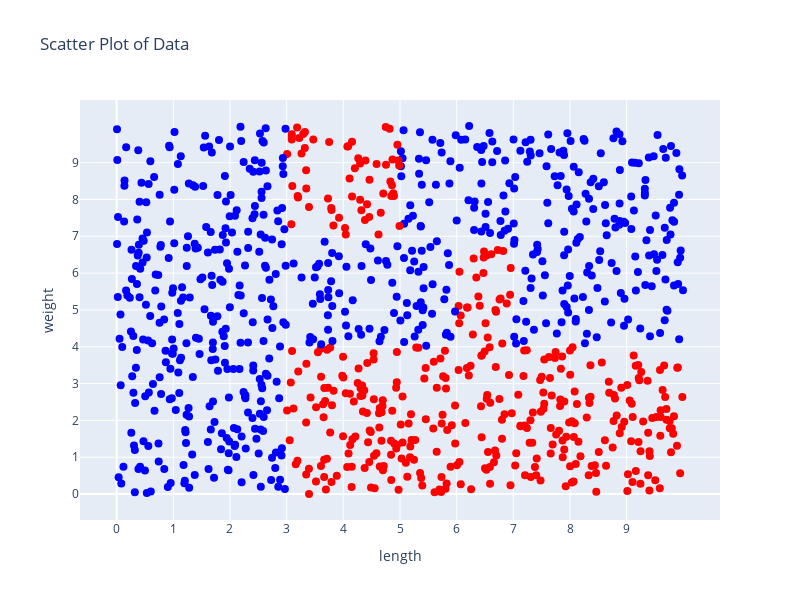

The notebook cell this image was saved under:
### Code cell
# create a Figure
fig = go.Figure()

# specify custom colors for the plot
color_map = {
    0: "red",
    1: "blue",
}

# apply the color map to 'type' column
colors = df["type"].map(color_map)

# add a scatter trace to the figure
fig.add_trace(go.Scatter(x=df["length"], 
            y=df["weight"],
            mode="markers",
            marker=dict(color=colors, size=8)))

# add x-label, y-label and title
fig.update_layout(
    width=800,
    height=600,  
    title_text="Scatter Plot of Data",
    xaxis=dict(title="length",
               tickvals=[i for i in range(10)]),
    yaxis=dict(title="weight",
               tickvals=[i for i in range(10)])
)

### Figure 1 — Plotly figure (JSON) as saved in the notebook; plotly's stock layout.template omitted (floating-point values rounded to 4 significant figures; data arrays with more than 128 entries replaced by an {"elided": "..."} marker saying what was removed)
{"data": [{"marker": {"color": {"elided": "1000 str values"}, "size": 8}, "mode": "markers", "type": "scatter", "x": {"elided": "1000 float values"}, "y": {"elided": "1000 float values"}}], "layout": {"height": 600, "title": {"text": "Scatter Plot of Data"}, "width": 800, "xaxis": {"tickvals": [0, 1, 2, 3, 4, 5, 6, 7, 8, 9], "title": {"text": "length"}}, "yaxis": {"tickvals": [0, 1, 2, 3, 4, 5, 6, 7, 8, 9], "title": {"text": "weight"}}}}
